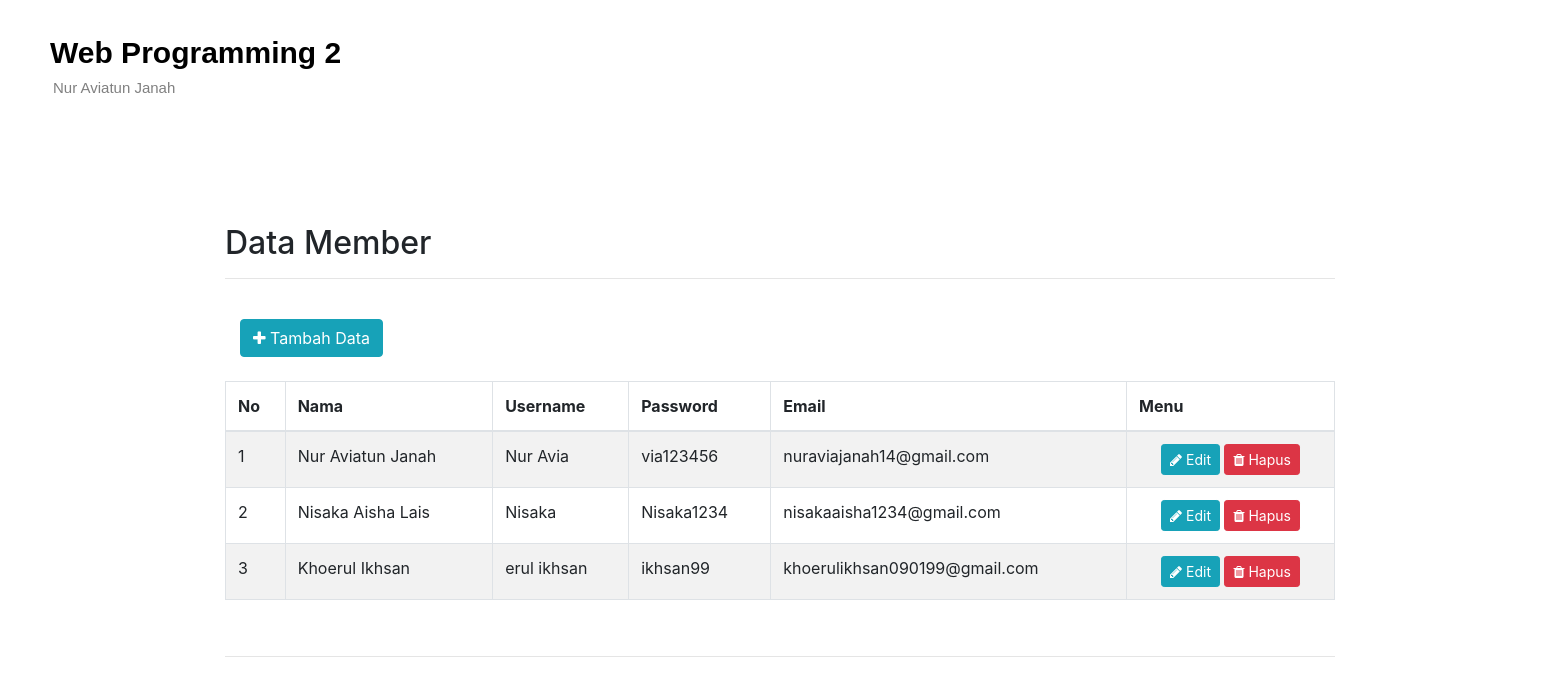
The page / on the database its author committed.
### tables this page shows
CREATE TABLE `members` (
  `id` int(11) NOT NULL,
  `nama` varchar(100) NOT NULL,
  `username` varchar(30) NOT NULL,
  `password` varchar(120) NOT NULL,
  `email` varchar(100) NOT NULL
);

### index.php (the view, shortened to what this page needs)
<!DOCTYPE html>
<html lang="en">
<head>
    <link rel="stylesheet" href="assets/css/bootstrap.min.css">
    <link rel="stylesheet" href="assets/font-awesome/css/font-awesome.min.css">
    <link rel="stylesheet" type="text/css" href="assets/css/bootstrap.css">
</head>
<body>
    <?php
        include 'header.php';
    ?>
    <div class="container">
        <br>
        <h2>Data Member</h2>
        <hr>
        <br>
        <div class="container">
            <div class="row justify-content-between">
                <div class="col-auto .mr-auto">
                    <a href="tambah.php" class="btn btn-info"><i class="fa fa-plus"></i> Tambah Data</a>
                </div>
            </div>
        </div>
        <br>
        <div class="table-responsive">
            <table class="table table-striped table-bordered table-hover" id="tb-mahasiswa">
                <thead>
                    <tr>
                        <th>No</th>
                        <th>Nama</th>
                        <th>Username</th>
                        <th>Password</th>
                        <th>Email</th>
                        <th>Menu</th>
                    </tr>
                </thead>
                <tbody>
                    <?php
                        $no = 1;
                        $koneksiObj = new koneksi();
                        $koneksi    = $koneksiObj->getKoneksi();
                        $query = "select * from members order by nama";
                        $data  = $koneksi->query($query);
                        if($data->num_rows <= 0){
                            echo "<tr>";
                            echo "<td colspan='7' class='text-center'><i>Tidak ada data</i></td>";
                            echo "</tr>";
                        } else{
                            $sql = mysqli_query($koneksi, "SELECT * FROM members");
                            if(mysqli_num_rows($sql) == 0){
                                echo '<tr><td colspan="14">Data Tidak Ada.</td></tr>';
                            }else{
                                while($row = mysqli_fetch_assoc($sql)){
                                    echo "<tr>";
                                    echo "<td>".$no++."</td>";
                                    echo "<td class='center'>".$row['nama']."</td>";
                                    echo "<td class='center'>".$row['username']."</td>";
                                    echo "<td class='center'>".$row['password']."</td>";
                                    echo "<td class='center'>".$row['email']."</td>";
                                    echo '<td class="text-center"><a href="edit.php?id='.$row['id'].'" class="btn btn-info btn-sm"><i class="fa fa-pencil"></i> Edit</a>';
                                    echo '
                                    <a href="hapus.php?id='.$row['id'].'" class="btn btn-danger btn-sm delete-link"><i class="fa fa-trash"></i> Hapus</a></td>';
                                    echo "</tr>";
                                }
                            }
                        }
                    ?>
                </tbody>
            </table>
        </div>
    </div>
    <?php
        include 'footer.php';
    ?>
</body>
</html>

### header.php
<!DOCTYPE html>
<html>
<head>
	<link rel="stylesheet" href="style.css">
</head>
<body>
	<div class="header">
    <h1><b>Web Programming 2</b></h1>
    <h2>Nur Aviatun Janah</h2>
</div>
</body>
</html>

### footer.php
<div class="container">
	<br>
	<hr>
	<br>
	<br>
</div>

### style.css (style rules this page uses)
.header { width: 200%; height: 200px; background-color: #ffffff; }
.header h1 { padding-top: 35px; padding-bottom: 0px; padding-left: 50px; text-align: left; font-size: 30px; color: black; font-family: sans-serif; }
.header h2 { padding-top: 0px; padding-bottom: 0px; padding-left: 53px; text-align: left; font-size: 15px; color: grey; font-family: sans-serif; }

### rows shown on the page
members: nama "Nur Aviatun Janah", username "Nur Avia", password "via123456", email "nuraviajanah14@gmail.com"
members: nama "Nisaka Aisha Lais", username "Nisaka", password "Nisaka1234", email "nisakaaisha1234@gmail.com"
members: nama "Khoerul Ikhsan", username "erul ikhsan", password "ikhsan99", email "khoerulikhsan090199@gmail.com"
